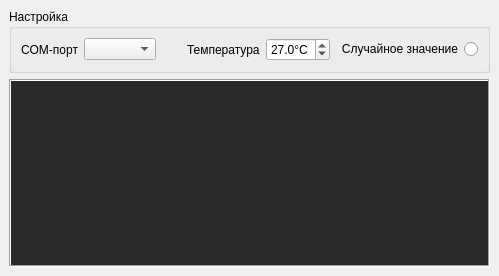
<?xml version="1.0" encoding="UTF-8"?>
<ui version="4.0">
 <class>TemperatureEmulator</class>
 <widget class="QMainWindow" name="TemperatureEmulator">
  <property name="geometry">
   <rect>
    <x>0</x>
    <y>0</y>
    <width>499</width>
    <height>276</height>
   </rect>
  </property>
  <property name="windowTitle">
   <string>TemperatureEmulator</string>
  </property>
  <widget class="QWidget" name="centralwidget">
   <layout class="QVBoxLayout" name="verticalLayout">
    <item>
     <widget class="QGroupBox" name="groupBox">
      <property name="title">
       <string>Настройка</string>
      </property>
      <layout class="QHBoxLayout" name="horizontalLayout">
       <item>
        <widget class="QLabel" name="labelCOM">
         <property name="text">
          <string>COM-порт</string>
         </property>
        </widget>
       </item>
       <item>
        <widget class="QComboBox" name="cbCOM">
         <property name="maximumSize">
          <size>
           <width>80</width>
           <height>16777215</height>
          </size>
         </property>
        </widget>
       </item>
       <item>
        <spacer name="horizontalSpacer">
         <property name="orientation">
          <enum>Qt::Horizontal</enum>
         </property>
         <property name="sizeHint" stdset="0">
          <size>
           <width>40</width>
           <height>20</height>
          </size>
         </property>
        </spacer>
       </item>
       <item>
        <widget class="QLabel" name="labelTEMP">
         <property name="text">
          <string>Температура</string>
         </property>
        </widget>
       </item>
       <item>
        <widget class="QDoubleSpinBox" name="sbTEMP">
         <property name="suffix">
          <string>°C</string>
         </property>
         <property name="decimals">
          <number>1</number>
         </property>
         <property name="minimum">
          <double>-4.000000000000000</double>
         </property>
         <property name="maximum">
          <double>65.000000000000000</double>
         </property>
         <property name="singleStep">
          <double>0.100000000000000</double>
         </property>
         <property name="value">
          <double>27.000000000000000</double>
         </property>
        </widget>
       </item>
       <item>
        <widget class="QRadioButton" name="rndButton">
         <property name="layoutDirection">
          <enum>Qt::RightToLeft</enum>
         </property>
         <property name="text">
          <string>Случайное значение</string>
         </property>
        </widget>
       </item>
      </layout>
     </widget>
    </item>
    <item>
     <widget class="QTextEdit" name="textEdit">
      <property name="palette">
       <palette>
        <active>
         <colorrole role="Base">
          <brush brushstyle="SolidPattern">
           <color alpha="255">
            <red>42</red>
            <green>42</green>
            <blue>42</blue>
           </color>
          </brush>
         </colorrole>
        </active>
        <inactive>
         <colorrole role="Base">
          <brush brushstyle="SolidPattern">
           <color alpha="255">
            <red>42</red>
            <green>42</green>
            <blue>42</blue>
           </color>
          </brush>
         </colorrole>
        </inactive>
        <disabled/>
       </palette>
      </property>
      <property name="font">
       <font>
        <pointsize>10</pointsize>
       </font>
      </property>
      <property name="frameShape">
       <enum>QFrame::Box</enum>
      </property>
     </widget>
    </item>
   </layout>
  </widget>
 </widget>
 <resources/>
 <connections/>
</ui>
